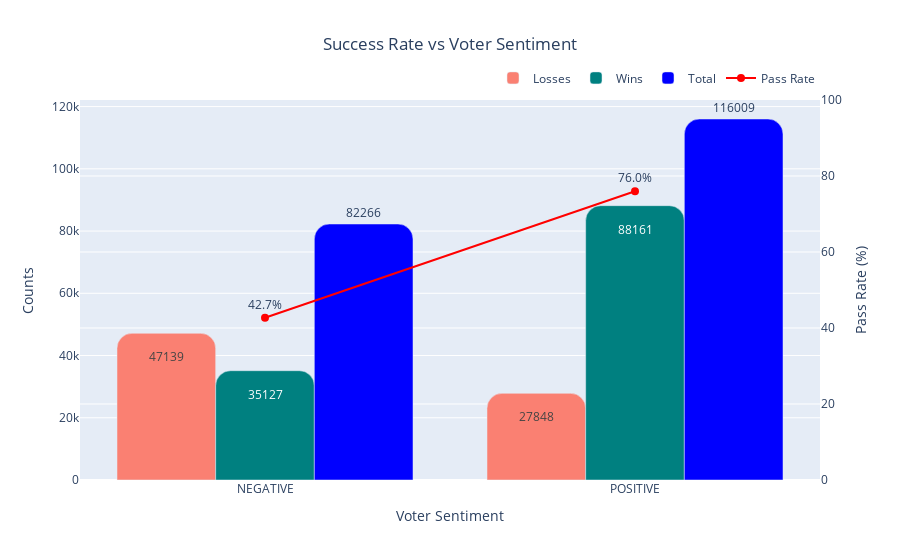

The notebook cell this image was saved under:
### Code cell
plot.plot_sentiment_byPass(data,prt=True)

### Figure 1 — Plotly figure (JSON) as saved in the notebook; plotly's stock layout.template omitted (floating-point values rounded to 4 significant figures)
{"data": [{"marker": {"color": "salmon"}, "name": "Losses", "text": [47139, 27848], "textposition": "inside", "type": "bar", "x": ["NEGATIVE", "POSITIVE"], "y": [47139, 27848]}, {"marker": {"color": "teal"}, "name": "Wins", "text": [35127, 88161], "textposition": "inside", "type": "bar", "x": ["NEGATIVE", "POSITIVE"], "y": [35127, 88161]}, {"marker": {"color": "blue"}, "name": "Total", "text": [82266, 116009], "textposition": "outside", "type": "bar", "x": ["NEGATIVE", "POSITIVE"], "y": [82266, 116009]}, {"line": {"color": "red", "width": 2}, "marker": {"color": "red", "size": 8}, "mode": "lines+markers+text", "name": "Pass Rate", "text": ["42.7%", "76.0%"], "textposition": "top center", "type": "scatter", "x": ["NEGATIVE", "POSITIVE"], "y": [42.7, 75.99], "yaxis": "y2"}], "layout": {"barcornerradius": 15, "bargap": 0.2, "barmode": "group", "legend": {"orientation": "h", "x": 1, "xanchor": "right", "y": 1.02, "yanchor": "bottom"}, "title": {"text": "Success Rate vs Voter Sentiment", "x": 0.5, "xanchor": "center"}, "xaxis": {"title": {"text": "Voter Sentiment"}}, "yaxis": {"side": "left", "title": {"text": "Counts"}}, "yaxis2": {"overlaying": "y", "range": [0, 100], "side": "right", "tickformat": ".0f", "title": {"text": "Pass Rate (%)"}}}}
